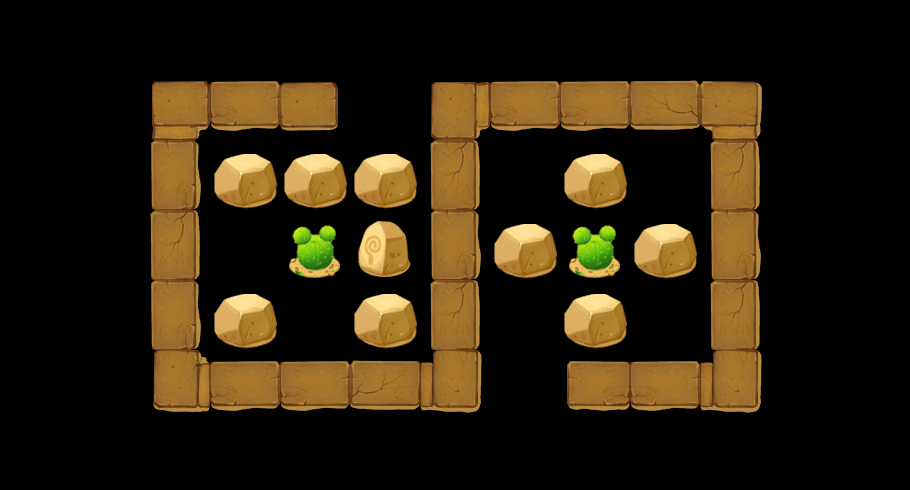

A 2D game scene composited from a Tiled map and its tileset images. What follows is a short description and the map's XML, with each tile layer's data collapsed to a summary:
An orthogonal 13x7 tile map with 70x70 px tiles, 2 tile layers (content, things) and 12 objects (way1_0, way1_1, way1_2, way1_3, way1_4, ...).

<map version="1.0" orientation="orthogonal" width="13" height="7" tilewidth="70" tileheight="70">
 <tileset firstgid="1" name="theme3Tiles" tilewidth="70" tileheight="70" spacing="2" margin="2">
  <image source="theme1Tiles.png" width="512" height="512" />
  <tile id="4">
   <properties>
    <property name="thingIdx" value="303" />
   </properties>
  </tile>
  <tile id="6">
   <properties>
    <property name="thingIdx" value="107" />
   </properties>
  </tile>
  <tile id="7">
   <properties>
    <property name="thingIdx" value="401" />
   </properties>
  </tile>
  <tile id="9">
   <properties>
    <property name="thingIdx" value="206" />
   </properties>
  </tile>
  <tile id="10">
   <properties>
    <property name="thingIdx" value="207" />
   </properties>
  </tile>
  <tile id="11">
   <properties>
    <property name="thingIdx" value="304" />
   </properties>
  </tile>
  <tile id="13">
   <properties>
    <property name="thingIdx" value="112" />
   </properties>
  </tile>
  <tile id="14">
   <properties>
    <property name="thingIdx" value="109" />
   </properties>
  </tile>
  <tile id="15">
   <properties>
    <property name="thingIdx" value="108" />
   </properties>
  </tile>
  <tile id="19">
   <properties>
    <property name="thingIdx" value="111" />
   </properties>
  </tile>
  <tile id="20">
   <properties>
    <property name="thingIdx" value="110" />
   </properties>
  </tile>
  <tile id="21">
   <properties>
    <property name="blank" value="1" />
   </properties>
  </tile>
  <tile id="22">
   <properties>
    <property name="way" value="1" />
   </properties>
  </tile>
  <tile id="23">
   <properties>
    <property name="way" value="1" />
   </properties>
  </tile>
  <tile id="24">
   <properties>
    <property name="way" value="1" />
   </properties>
  </tile>
  <tile id="25">
   <properties>
    <property name="way" value="1" />
   </properties>
  </tile>
  <tile id="26">
   <properties>
    <property name="way" value="1" />
   </properties>
  </tile>
  <tile id="27">
   <properties>
    <property name="way" value="1" />
   </properties>
  </tile>
  <tile id="28">
   <properties>
    <property name="way" value="1" />
   </properties>
  </tile>
  <tile id="29">
   <properties>
    <property name="way" value="1" />
   </properties>
  </tile>
  <tile id="30">
   <properties>
    <property name="way" value="1" />
   </properties>
  </tile>
  <tile id="31">
   <properties>
    <property name="way" value="1" />
   </properties>
  </tile>
  <tile id="32">
   <properties>
    <property name="way" value="1" />
   </properties>
  </tile>
  <tile id="33">
   <properties>
    <property name="way" value="1" />
   </properties>
  </tile>
  <tile id="34">
   <properties>
    <property name="way" value="1" />
   </properties>
  </tile>
  <tile id="35">
   <properties>
    <property name="way" value="1" />
   </properties>
  </tile>
  <tile id="36">
   <properties>
    <property name="way" value="1" />
   </properties>
  </tile>
  <tile id="37">
   <properties>
    <property name="way" value="1" />
   </properties>
  </tile>
 </tileset>
 <layer name="content" width="13" height="7" opacity="0.9">
  <data>[91 cells, 25 non-empty, 8 distinct tile ids]</data>
 </layer>
 <layer name="things" width="13" height="7">
  <data>[91 cells, 12 non-empty, 3 distinct tile ids]</data>
 </layer>
 <objectgroup name="objs" width="13" height="7">
  <object name="way1_0" x="310" y="91" width="23" height="29" />
  <object name="way1_1" x="168" y="97" width="20" height="17" />
  <object name="way1_2" x="174" y="383" />
  <object name="way1_3" x="457" y="384" />
  <object name="way1_4" x="458" y="106" />
  <object name="way1_5" x="737" y="106" />
  <object name="way1_6" x="732" y="383" />
  <object name="way1_7" x="586" y="385" />
  <object name="preTower" x="250" y="251">
   <properties>
    <property name="level" value="2" />
    <property name="towerIdx" value="2" />
   </properties>
  </object>
  <object name="hero" x="389" y="379" />
  <object name="openTower" x="382" y="244">
   <properties>
    <property name="level" value="3" />
    <property name="towerIdx" value="1" />
   </properties>
  </object>
  <object name="heart" x="541" y="342" width="29" height="23" />
 </objectgroup>
</map>
